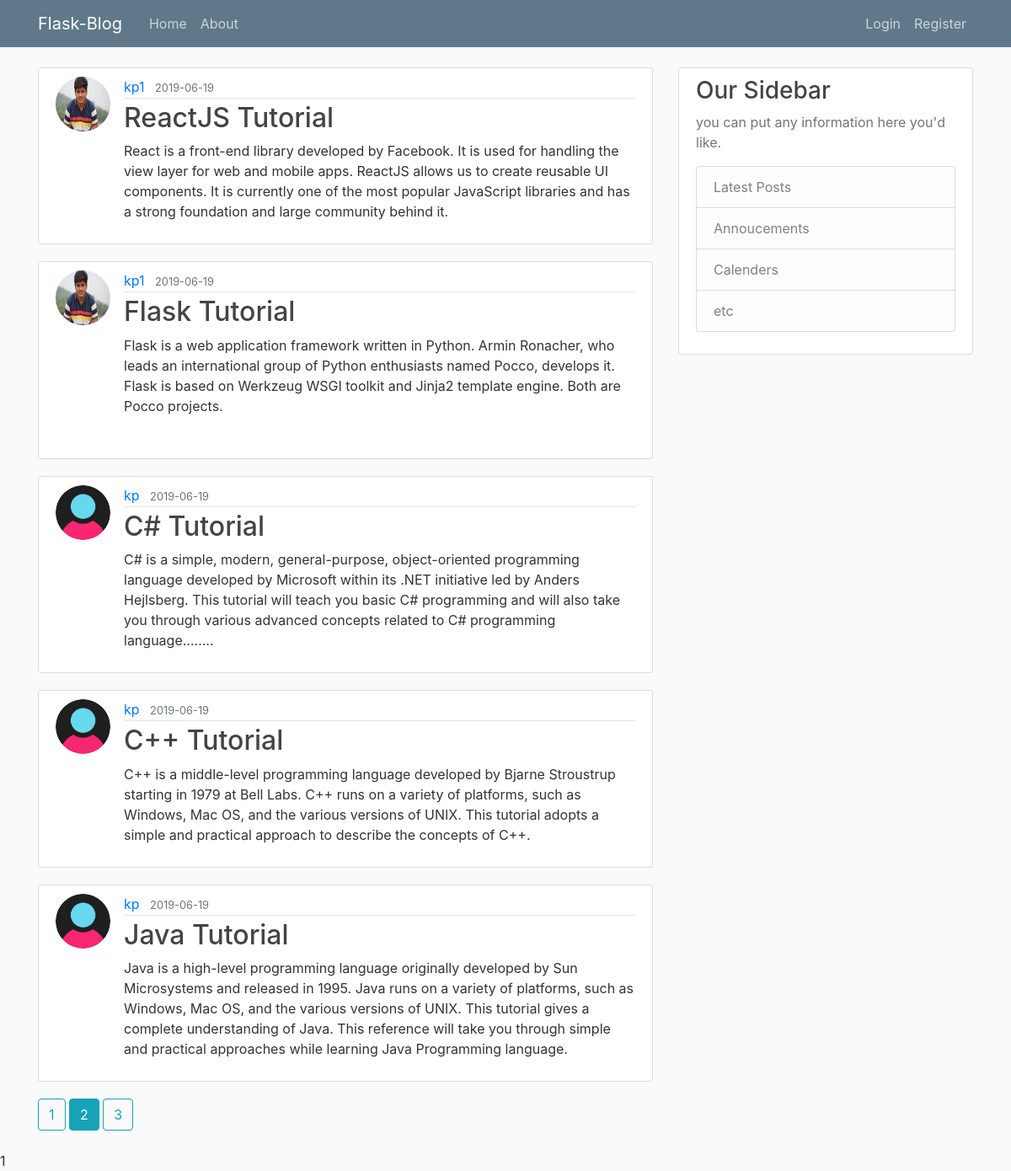
The page /home?page=2 on the database its author committed.
### flaskblog/models.py (models this page shows, shortened)
class Post(db.Model):
    id = db.Column(db.Integer, primary_key=True)
    title=db.Column(db.String(100),nullable=False)
    date_posted=db.Column(db.DateTime, nullable=False, default=datetime.utcnow)
    content = db.Column(db.Text, nullable=False)
    user_id = db.Column(db.Integer, db.ForeignKey('user.id'),nullable=False)

class User(db.Model,UserMixin):
    id = db.Column(db.Integer, primary_key=True)
    username = db.Column(db.String(20),unique=True, nullable = False)
    email = db.Column(db.String(120), unique=True, nullable=False)
    image_file = db.Column(db.String(20), nullable=False, default='default.jpg')
    password = db.Column(db.String(60), nullable=False)
    posts = db.relationship('Post', backref='author', lazy=True)

### flaskblog/main/routes.py (the view)
@main.route("/")
@main.route("/home")
def home():
    page = request.args.get('page',1,type=int)
    posts = Post.query.order_by(Post.date_posted.desc()).paginate(page=page, per_page=5)
    return render_template("home.html", posts=posts, title = 'home')

### flaskblog/templates/home.html
{% extends "layout.html"%}
{% block content %}
    {% for post in posts.items%}
        <article class="media content-section">
            <img class="rounded-circle article-img" src="{{ url_for('static',filename='profile_pics/'+post.author.image_file)}}">
            <div class="media-body">
                <div class="article-metadata">
                    <a class="mr-2" href="{{url_for('users.user_posts', username=post.author.username)}}">{{post.author.username}}</a>
                    <small class="text-muted">{{post.date_posted.strftime('%Y-%m-%d')}}</small>
                </div>
                <h2><a style="text-decoration:none" class="article-title" href="{{url_for('posts.post', post_id=post.id)}}">{{post.title}}</a></h2>
                <p class="article-content">{{post.content}}</p>
            </div>
        </article>
    {%endfor%}
    {% for page_num in posts.iter_pages(left_edge=1, right_edge=1, left_current=1, right_current=2) %}
        {% if page_num %}
            {% if posts.page==page_num %}
                <a class="btn btn-info mb-4" href="{{ url_for('main.home',page=page_num)}}">{{ page_num }}</a>
            {% else %}
                <a class="btn btn-outline-info mb-4" href="{{ url_for('main.home',page=page_num)}}">{{page_num}}</a>
            {% endif %}
        {% else %}
            ...
        {% endif %}
    {%endfor%}
{% endblock content %}

### flaskblog/static/main.css (style rules this page uses)
body { background: #fafafa; color:#333333; margin-top:5rem; }
h1,h2,h3,h4,h5,h6 { color:#444444; }
.content-section { background:#ffffff; padding: 10px 20px; border: 1px solid #dddddd; border-radius:3px; margin-bottom: 20px; }
.article-title { color:#444444; }
.article-content { white-space: pre-line; }
.article-img { height:65px; width:65px; margin-right:16px; }
.article-metadata { padding-bottom:1px; margin-bottom: 4px; border-bottom: 1px solid #e3e3e3; }

### rows shown on the page
Post: image_file (picture), author.username "kp1", date_posted "2019-06-19", title "ReactJS Tutorial", content "React is a front-end library developed by Facebook. It is used for handling the view layer for web and mobile apps. ReactJS allows us to create reusable UI components. It is currently one of the most popular JavaScript libraries and has a strong foundation and large community behind it."
Post: image_file (picture), author.username "kp1", date_posted "2019-06-19", title "Flask Tutorial", content "Flask is a web application framework written in Python. Armin Ronacher, who leads an international group of Python enthusiasts named Pocco, develops it. Flask is based on Werkzeug WSGI toolkit and Jinja2 template engine. Both are Pocco projects."
Post: image_file (placeholder picture), author.username "kp", date_posted "2019-06-19", title "C# Tutorial", content "C# is a simple, modern, general-purpose, object-oriented programming language developed by Microsoft within its .NET initiative led by Anders Hejlsberg. This tutorial will teach you basic C# programming and will also take you through various advanced concepts related to C# programming language........"
Post: image_file (placeholder picture), author.username "kp", date_posted "2019-06-19", title "C++ Tutorial", content "C++ is a middle-level programming language developed by Bjarne Stroustrup starting in 1979 at Bell Labs. C++ runs on a variety of platforms, such as Windows, Mac OS, and the various versions of UNIX. This tutorial adopts a simple and practical approach to describe the concepts of C++."
Post: image_file (placeholder picture), author.username "kp", date_posted "2019-06-19", title "Java Tutorial", content "Java is a high-level programming language originally developed by Sun Microsystems and released in 1995. Java runs on a variety of platforms, such as Windows, Mac OS, and the various versions of UNIX. This tutorial gives a complete understanding of Java. This reference will take you through simple and practical approaches while learning Java Programming language."

### other values the page prints
{{ page_num }} "1" "3"
{{ page_num }} "2"
